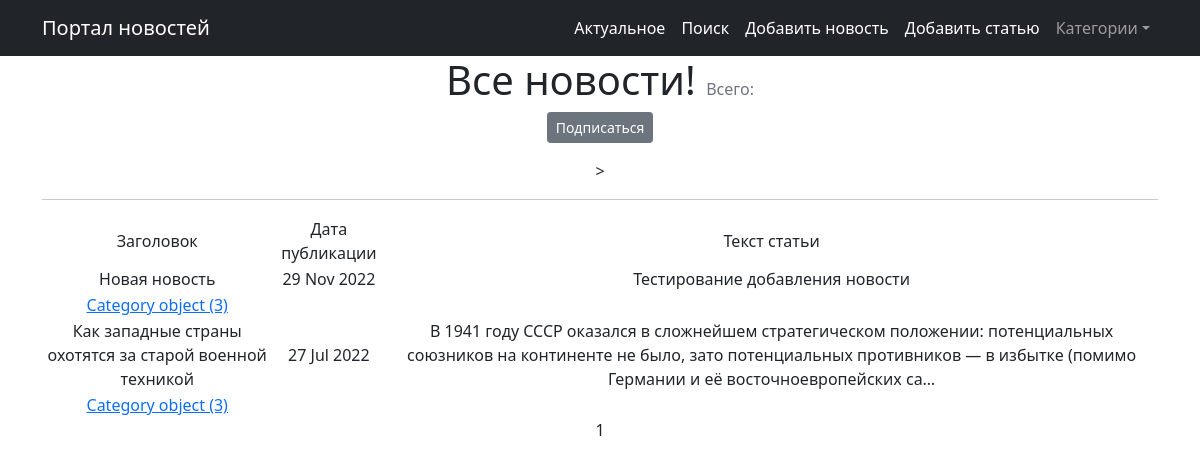
Screenshot of /news/categories/3 with the database file from the repository.
### newsportal_app/models.py (models this page shows, shortened)
class Post(models.Model):
    author = models.ForeignKey(Author, on_delete=models.CASCADE)
    categoryType = models.CharField(max_length=2)
    dateCreation = models.DateTimeField(auto_now_add=True)
    postCategory = models.ManyToManyField(Category, through='PostCategory')
    title = models.CharField(max_length=128)
    text = models.TextField()
    rating = models.SmallIntegerField(default=0)

class Category(models.Model):
    name = models.CharField(max_length=64, unique=True)
    subscribers = models.ManyToManyField(User, related_name='categories')

### newsportal_app/views.py (the view)
# urls.py: path('categories/<int:pk>', CategoryListView.as_view(), name='category_list'),
class CategoryListView(ListView):
    model = Post
    template_name = 'category_list.html'
    context_object_name = 'category_news_list'
    paginate_by = 10
    def get_queryset(self):
        self.Category = get_object_or_404(Category, id=self.kwargs['pk'])
        queryset = Post.objects.filter(postCategory=self.Category).order_by('-dateCreation')
        return queryset
    def get_context_data(self, **kwargs):
        context = super().get_context_data(**kwargs)
        context['is_not_subscriber'] = self.request.user not in self.Category.subscribers.all()
        context['category'] = self.Category
        return context

### newsportal_app/templatetags/bad_words.py (called while the page is built)
@register.filter()
def censor(value):
    for word in black_list_word:
       if word.lower() in black_list_word:
            value = value.replace(word[1:], '*' * (len(word) - 1))
    return value

### templates/category_list.html (shortened to what this page needs)
{% extends 'flatpages/default.html' %}
{% load bad_words %}
{% block content %}
   <h1 class="text-center"> Все новости! <span class="text-muted fs-6 fw-normal"> Всего: {{ page.obj.paginator.count }} </span></h1>
    {% if is_not_subscriber %}
    <p class="text-center"> <a href="{% url 'subscribe' category.id %}" class="btn btn-secondary btn-sm">Подписаться </a></p>
    {% endif %}>
    <hr>
   {% if category_news_list %}
       <table>
           <tr>
               <td>Заголовок</td>
               <td>Дата публикации</td>
               <td>Текст статьи</td>
           </tr>
          {% for post in category_news_list %}
           <tr>
               <td>{{ post.title|censor }}</td>
               <td>{{ post.dateCreation|date:'d M Y' }}</td>
               <td>{{ post.text|truncatechars:200 }}</td>
           </tr>
           <td>
               {% for Category in post.postCategory.all %}
               <a href="{% url 'category_list' Category.id %}">{{ category }}</a>
               {% endfor %}
           </td>
           {% endfor %}
       </table>
   {% else %}
       <h2>Постов нет!</h2>
   {% endif %}
    {{ page_obj.number }}
{% endblock content %}

### rows the page displays
Post: title|censor "Новая новость", dateCreation "29 Nov 2022", text "Тестирование добавления новости"
Category: id "Category object (3)"
Post: title|censor "Как западные страны охотятся за старой военной техникой", dateCreation "27 Jul 2022", text "В 1941 году СССР оказался в сложнейшем стратегическом положении: потенциальных союзников на континенте не было, зато потенциальных противников — в избытке (помимо Германии и её восточноевропейских са…"

### other values shown
{{ page_obj.number }} "1"
